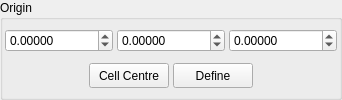
         <widget class="QGroupBox" name="MatrixConvertOriginGroup">
          <property name="sizePolicy">
           <sizepolicy hsizetype="Expanding" vsizetype="Minimum">
            <horstretch>0</horstretch>
            <verstretch>0</verstretch>
           </sizepolicy>
          </property>
          <property name="title">
           <string>Origin</string>
          </property>
          <layout class="QVBoxLayout" name="verticalLayout_7">
           <property name="spacing">
            <number>4</number>
           </property>
           <property name="margin">
            <number>2</number>
           </property>
           <item>
            <layout class="QHBoxLayout" name="_20">
             <property name="spacing">
              <number>4</number>
             </property>
             <property name="margin">
              <number>0</number>
             </property>
             <item>
              <widget class="QDoubleSpinBox" name="ConvertOriginXSpin">
               <property name="sizePolicy">
                <sizepolicy hsizetype="Expanding" vsizetype="Fixed">
                 <horstretch>0</horstretch>
                 <verstretch>0</verstretch>
                </sizepolicy>
               </property>
               <property name="decimals">
                <number>5</number>
               </property>
               <property name="minimum">
                <double>-1000000.000000000000000</double>
               </property>
               <property name="maximum">
                <double>1000000.000000000000000</double>
               </property>
              </widget>
             </item>
             <item>
              <widget class="QDoubleSpinBox" name="ConvertOriginYSpin">
               <property name="sizePolicy">
                <sizepolicy hsizetype="Expanding" vsizetype="Fixed">
                 <horstretch>0</horstretch>
                 <verstretch>0</verstretch>
                </sizepolicy>
               </property>
               <property name="decimals">
                <number>5</number>
               </property>
               <property name="minimum">
                <double>-1000000.000000000000000</double>
               </property>
               <property name="maximum">
                <double>1000000.000000000000000</double>
               </property>
              </widget>
             </item>
             <item>
              <widget class="QDoubleSpinBox" name="ConvertOriginZSpin">
               <property name="sizePolicy">
                <sizepolicy hsizetype="Expanding" vsizetype="Fixed">
                 <horstretch>0</horstretch>
                 <verstretch>0</verstretch>
                </sizepolicy>
               </property>
               <property name="decimals">
                <number>5</number>
               </property>
               <property name="minimum">
                <double>-1000000.000000000000000</double>
               </property>
               <property name="maximum">
                <double>1000000.000000000000000</double>
               </property>
              </widget>
             </item>
            </layout>
           </item>
           <item>
            <layout class="QHBoxLayout" name="horizontalLayout_8">
             <property name="spacing">
              <number>4</number>
             </property>
             <item>
              <spacer name="horizontalSpacer_8">
               <property name="orientation">
                <enum>Qt::Horizontal</enum>
               </property>
               <property name="sizeHint" stdset="0">
                <size>
                 <width>40</width>
                 <height>20</height>
                </size>
               </property>
              </spacer>
             </item>
             <item>
              <widget class="QPushButton" name="ConvertOriginCellCentreButton">
               <property name="sizePolicy">
                <sizepolicy hsizetype="Minimum" vsizetype="Fixed">
                 <horstretch>0</horstretch>
                 <verstretch>0</verstretch>
                </sizepolicy>
               </property>
               <property name="minimumSize">
                <size>
                 <width>50</width>
                 <height>25</height>
                </size>
               </property>
               <property name="maximumSize">
                <size>
                 <width>500</width>
                 <height>25</height>
                </size>
               </property>
               <property name="toolTip">
                <string>Define origin from current selection</string>
               </property>
               <property name="text">
                <string>Cell Centre</string>
               </property>
               <property name="icon">
                <iconset resource="icons.qrc">
                 <normaloff>:/stackicons/icons/stack_celldefine.svg</normaloff>:/stackicons/icons/stack_celldefine.svg</iconset>
               </property>
               <property name="iconSize">
                <size>
                 <width>16</width>
                 <height>16</height>
                </size>
               </property>
              </widget>
             </item>
             <item>
              <widget class="QPushButton" name="ConvertDefineOriginButton">
               <property name="sizePolicy">
                <sizepolicy hsizetype="Minimum" vsizetype="Fixed">
                 <horstretch>0</horstretch>
                 <verstretch>0</verstretch>
                </sizepolicy>
               </property>
               <property name="minimumSize">
                <size>
                 <width>50</width>
                 <height>25</height>
                </size>
               </property>
               <property name="maximumSize">
                <size>
                 <width>500</width>
                 <height>25</height>
                </size>
               </property>
               <property name="toolTip">
                <string>Define origin from current selection</string>
               </property>
               <property name="text">
                <string>Define</string>
               </property>
               <property name="icon">
                <iconset resource="icons.qrc">
                 <normaloff>:/basic/icons/basic_define.svg</normaloff>:/basic/icons/basic_define.svg</iconset>
               </property>
               <property name="iconSize">
                <size>
                 <width>16</width>
                 <height>16</height>
                </size>
               </property>
              </widget>
             </item>
             <item>
              <spacer name="horizontalSpacer_9">
               <property name="orientation">
                <enum>Qt::Horizontal</enum>
               </property>
               <property name="sizeHint" stdset="0">
                <size>
                 <width>40</width>
                 <height>20</height>
                </size>
               </property>
              </spacer>
             </item>
            </layout>
           </item>
          </layout>
         </widget>
